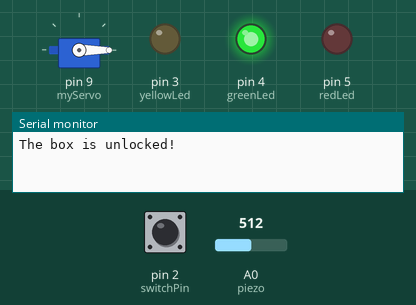
This program was run on a simulated Arduino Uno, built with avr-gcc and run on an emulated ATmega328P. On the bench: servo, output pins drawn as LEDs (lit = HIGH), the last lines printed to the serial monitor. The test bench sets the inputs (shaded band); at power-on: pin 2 (switchPin) LOW, A0 (piezo) = 512.

Above: at 1.2 s.
1.3 s: pin 2 (switchPin) pulled HIGH for 0.15 s
At 2.4 s:
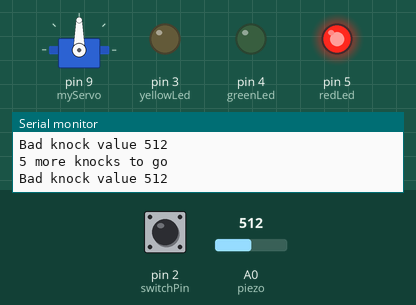
Timing chart, 0 to 4.3 s (numbered marks = the images above; inputs shaded):
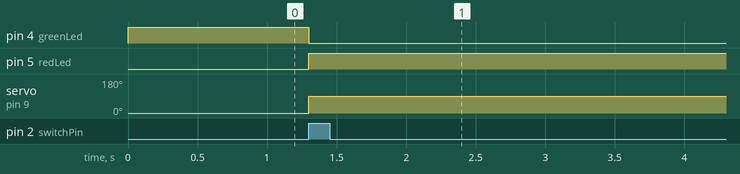

Measured:
- after the input at 1.3 s, pin 4 (greenLed): HIGH → LOW at once; pin 5 (redLed): LOW → HIGH at once; servo on pin 9 (myServo): 0° → 90° at once

The program:

main.cpp
```cpp
#include <Arduino.h>

// put function declarations here:
#include <Servo.h> // Port in Servo library
Servo myServo; // Create Servo object

// Set variables for INPUT and OUTPUT pins
const int piezo = A0;
const int switchPin = 2;
const int yellowLed = 3;
const int greenLed = 4;
const int redLed = 5;

// Set variables for piezo and switch
int knockVal;
int switchVal;

// Set variables for piezo sound
const int quietKnock = 10;
const int loudKnock = 100;

// Set more variables for piezo and servo
boolean locked = false;
int numberOfKnocks = 0;

// Set up OUTPUT and INPUTS of pins
void setup() {
  myServo.attach(9);
  pinMode(yellowLed, OUTPUT);
  pinMode(redLed, OUTPUT);
  pinMode(greenLed, OUTPUT);
  pinMode(switchPin, INPUT);
  Serial.begin(9600); // Serial object sets up communication between computer and Arduino
  digitalWrite(greenLed, HIGH); // Initialise green LED to be on from setup
  myServo.write(0); // Sets angle of Servo to 0 degrees
  Serial.println("The box is unlocked!"); // Prints message on computer
}

  // The switch is how we lock the box
void loop() {
  if(locked == false){
    switchVal = digitalRead(switchPin);
    if(switchVal == HIGH){
      locked = true;
      digitalWrite(greenLed, LOW);
      digitalWrite(redLed, HIGH);
      myServo.write(90);
      Serial.println("The box is locked!");
      delay(1000);
    }
  }
  // The piezo is how we unlock the box
  if(locked == true){
    knockVal = analogRead(piezo);
    if(numberOfKnocks < 5 && knockVal > 0){
      if(checkForKnock(knockVal) == true){
      numberOfKnocks++;
     }
    Serial.print(5-numberOfKnocks);
    Serial.println(" more knocks to go");
    }
    if(numberOfKnocks > 4){
      locked = false;
      myServo.write(0);
      delay(20);
      digitalWrite(greenLed, HIGH);
      digitalWrite(redLed, LOW);
      Serial.println("The box is unlocked");
      numberOfKnocks = 0;
    }
  }
}

// Create function to check for valid knock value
boolean checkForKnock(int value){
  if(value > quietKnock && value < loudKnock){
    digitalWrite(yellowLed, HIGH);
    delay(50);
    digitalWrite(yellowLed, LOW);
    Serial.print("Valid knock of value ");
    Serial.println(value);
    return true;
  }
  else{
    Serial.print("Bad knock value ");
    Serial.println(value);
    return false;
  }
}


// put function definitions here:
int myFunction(int x, int y) {
  return x + y;
}
```
